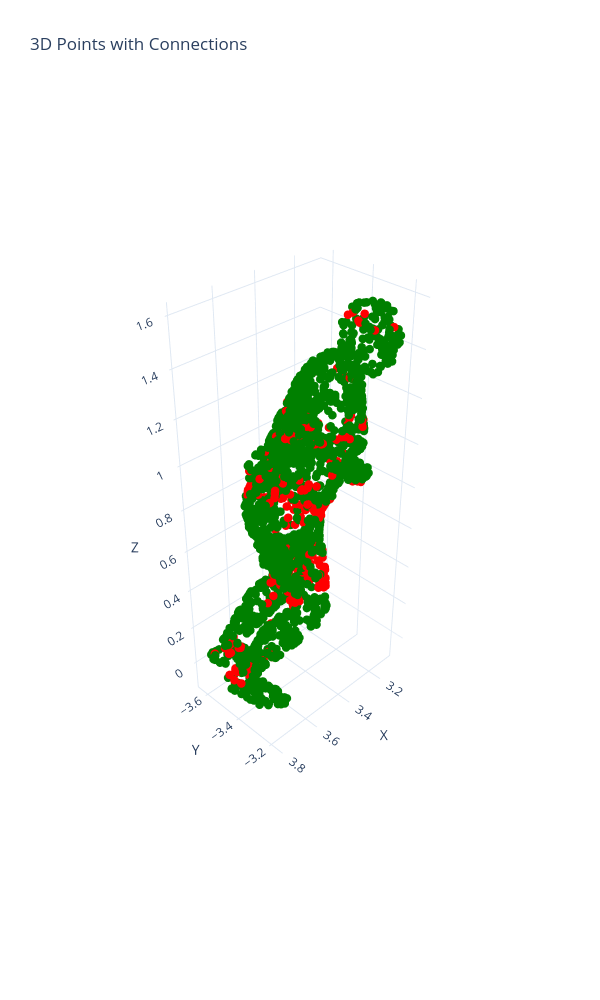

The code cell stored with this chart in its notebook:
### Code cell
utils.plot_3d_points_and_connections_region_matched(points1, points2, faces1, faces2, Gs[0], plot_both=False)

### Figure 1 — Plotly figure (JSON) as saved in the notebook; plotly's stock layout.template omitted (floating-point values rounded to 4 significant figures; data arrays with more than 128 entries replaced by an {"elided": "..."} marker saying what was removed)
{"data": [{"marker": {"color": {"elided": "2000 str values"}, "size": 5}, "mode": "markers", "name": "Points 1", "type": "scatter3d", "x": {"elided": "2000 float values"}, "y": {"elided": "2000 float values"}, "z": {"elided": "2000 float values"}}], "layout": {"height": 1000, "scene": {"aspectmode": "data", "camera": {"eye": {"x": 2.5, "y": 2.5, "z": 2.5}}, "xaxis": {"title": {"text": "X"}}, "yaxis": {"title": {"text": "Y"}}, "zaxis": {"title": {"text": "Z"}}}, "title": {"text": "3D Points with Connections"}, "width": 600}}
